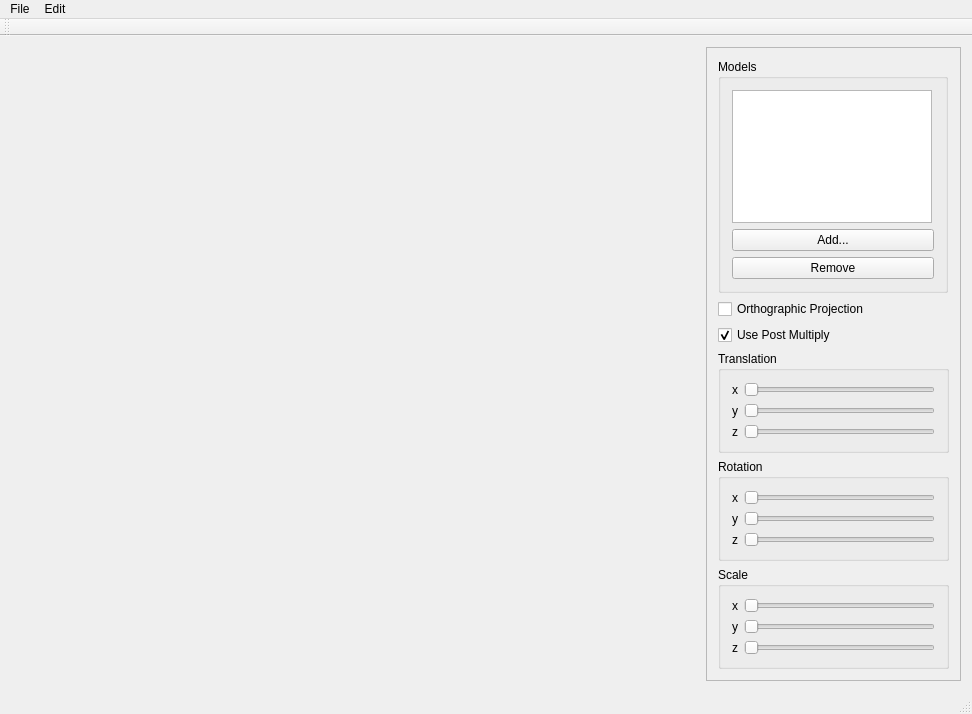
<?xml version="1.0" encoding="UTF-8"?>
<ui version="4.0">
 <class>MainWindow</class>
 <widget class="QMainWindow" name="MainWindow">
  <property name="geometry">
   <rect>
    <x>0</x>
    <y>0</y>
    <width>972</width>
    <height>714</height>
   </rect>
  </property>
  <property name="minimumSize">
   <size>
    <width>255</width>
    <height>0</height>
   </size>
  </property>
  <property name="maximumSize">
   <size>
    <width>16777215</width>
    <height>16777215</height>
   </size>
  </property>
  <property name="windowTitle">
   <string>MainWindow</string>
  </property>
  <widget class="QWidget" name="centralWidget">
   <layout class="QHBoxLayout" name="horizontalLayout">
    <item>
     <widget class="BasicOpenGLView" name="oglwidget" native="true">
      <property name="sizePolicy">
       <sizepolicy hsizetype="Expanding" vsizetype="Expanding">
        <horstretch>0</horstretch>
        <verstretch>0</verstretch>
       </sizepolicy>
      </property>
      <property name="minimumSize">
       <size>
        <width>500</width>
        <height>300</height>
       </size>
      </property>
     </widget>
    </item>
    <item>
     <widget class="QFrame" name="frame">
      <property name="minimumSize">
       <size>
        <width>255</width>
        <height>0</height>
       </size>
      </property>
      <property name="maximumSize">
       <size>
        <width>255</width>
        <height>16777215</height>
       </size>
      </property>
      <property name="frameShape">
       <enum>QFrame::StyledPanel</enum>
      </property>
      <property name="frameShadow">
       <enum>QFrame::Raised</enum>
      </property>
      <layout class="QVBoxLayout" name="verticalLayout_2">
       <item>
        <widget class="QGroupBox" name="groupBox">
         <property name="minimumSize">
          <size>
           <width>230</width>
           <height>0</height>
          </size>
         </property>
         <property name="maximumSize">
          <size>
           <width>230</width>
           <height>16777215</height>
          </size>
         </property>
         <property name="title">
          <string>Models</string>
         </property>
         <layout class="QVBoxLayout" name="verticalLayout">
          <item>
           <widget class="QListWidget" name="listWidget">
            <property name="minimumSize">
             <size>
              <width>200</width>
              <height>20</height>
             </size>
            </property>
            <property name="maximumSize">
             <size>
              <width>200</width>
              <height>16777215</height>
             </size>
            </property>
            <property name="alternatingRowColors">
             <bool>true</bool>
            </property>
            <property name="selectionMode">
             <enum>QAbstractItemView::ExtendedSelection</enum>
            </property>
            <property name="selectionBehavior">
             <enum>QAbstractItemView::SelectRows</enum>
            </property>
            <property name="selectionRectVisible">
             <bool>true</bool>
            </property>
           </widget>
          </item>
          <item>
           <widget class="QPushButton" name="addButton">
            <property name="text">
             <string>Add...</string>
            </property>
           </widget>
          </item>
          <item>
           <widget class="QPushButton" name="removeButton">
            <property name="text">
             <string>Remove</string>
            </property>
           </widget>
          </item>
         </layout>
        </widget>
       </item>
       <item>
        <widget class="QCheckBox" name="checkBox">
         <property name="text">
          <string>Orthographic Projection</string>
         </property>
        </widget>
       </item>
       <item>
        <widget class="QCheckBox" name="checkBox_2">
         <property name="text">
          <string>Use Post Multiply</string>
         </property>
         <property name="checked">
          <bool>true</bool>
         </property>
        </widget>
       </item>
       <item>
        <widget class="QGroupBox" name="groupBox_2">
         <property name="title">
          <string>Translation</string>
         </property>
         <layout class="QGridLayout" name="gridLayout">
          <item row="1" column="1">
           <widget class="QSlider" name="translateY">
            <property name="orientation">
             <enum>Qt::Horizontal</enum>
            </property>
           </widget>
          </item>
          <item row="2" column="1">
           <widget class="QSlider" name="translateZ">
            <property name="orientation">
             <enum>Qt::Horizontal</enum>
            </property>
           </widget>
          </item>
          <item row="0" column="1">
           <widget class="QSlider" name="translateX">
            <property name="orientation">
             <enum>Qt::Horizontal</enum>
            </property>
           </widget>
          </item>
          <item row="0" column="0">
           <widget class="QLabel" name="label">
            <property name="text">
             <string>x</string>
            </property>
           </widget>
          </item>
          <item row="1" column="0">
           <widget class="QLabel" name="label_2">
            <property name="text">
             <string>y</string>
            </property>
           </widget>
          </item>
          <item row="2" column="0">
           <widget class="QLabel" name="label_3">
            <property name="text">
             <string>z</string>
            </property>
           </widget>
          </item>
         </layout>
        </widget>
       </item>
       <item>
        <widget class="QGroupBox" name="groupBox_3">
         <property name="title">
          <string>Rotation</string>
         </property>
         <layout class="QGridLayout" name="gridLayout_2">
          <item row="1" column="1">
           <widget class="QSlider" name="rotateY">
            <property name="orientation">
             <enum>Qt::Horizontal</enum>
            </property>
           </widget>
          </item>
          <item row="0" column="1">
           <widget class="QSlider" name="rotateX">
            <property name="orientation">
             <enum>Qt::Horizontal</enum>
            </property>
           </widget>
          </item>
          <item row="2" column="1">
           <widget class="QSlider" name="rotateZ">
            <property name="orientation">
             <enum>Qt::Horizontal</enum>
            </property>
           </widget>
          </item>
          <item row="0" column="0">
           <widget class="QLabel" name="label_4">
            <property name="text">
             <string>x</string>
            </property>
           </widget>
          </item>
          <item row="1" column="0">
           <widget class="QLabel" name="label_5">
            <property name="text">
             <string>y</string>
            </property>
           </widget>
          </item>
          <item row="2" column="0">
           <widget class="QLabel" name="label_6">
            <property name="text">
             <string>z</string>
            </property>
           </widget>
          </item>
         </layout>
        </widget>
       </item>
       <item>
        <widget class="QGroupBox" name="groupBox_4">
         <property name="title">
          <string>Scale</string>
         </property>
         <layout class="QGridLayout" name="gridLayout_3">
          <item row="0" column="1">
           <widget class="QSlider" name="scaleX">
            <property name="orientation">
             <enum>Qt::Horizontal</enum>
            </property>
           </widget>
          </item>
          <item row="2" column="1">
           <widget class="QSlider" name="scaleZ">
            <property name="orientation">
             <enum>Qt::Horizontal</enum>
            </property>
           </widget>
          </item>
          <item row="1" column="1">
           <widget class="QSlider" name="scaleY">
            <property name="orientation">
             <enum>Qt::Horizontal</enum>
            </property>
           </widget>
          </item>
          <item row="0" column="0">
           <widget class="QLabel" name="label_7">
            <property name="text">
             <string>x</string>
            </property>
           </widget>
          </item>
          <item row="1" column="0">
           <widget class="QLabel" name="label_8">
            <property name="text">
             <string>y</string>
            </property>
           </widget>
          </item>
          <item row="2" column="0">
           <widget class="QLabel" name="label_9">
            <property name="text">
             <string>z</string>
            </property>
           </widget>
          </item>
         </layout>
        </widget>
       </item>
      </layout>
     </widget>
    </item>
   </layout>
  </widget>
  <widget class="QMenuBar" name="menuBar">
   <property name="geometry">
    <rect>
     <x>0</x>
     <y>0</y>
     <width>972</width>
     <height>22</height>
    </rect>
   </property>
   <widget class="QMenu" name="menuFile">
    <property name="title">
     <string>File</string>
    </property>
    <addaction name="actionAdd_Model"/>
    <addaction name="actionLoad_Shader"/>
   </widget>
   <widget class="QMenu" name="menuEdit">
    <property name="title">
     <string>Edit</string>
    </property>
    <addaction name="actionRemove_Selected"/>
   </widget>
   <addaction name="menuFile"/>
   <addaction name="menuEdit"/>
  </widget>
  <widget class="QToolBar" name="mainToolBar">
   <attribute name="toolBarArea">
    <enum>TopToolBarArea</enum>
   </attribute>
   <attribute name="toolBarBreak">
    <bool>false</bool>
   </attribute>
  </widget>
  <widget class="QStatusBar" name="statusBar"/>
  <action name="actionAdd_Model">
   <property name="text">
    <string>Add Model...</string>
   </property>
  </action>
  <action name="actionRemove_Selected">
   <property name="text">
    <string>Remove Selected</string>
   </property>
  </action>
  <action name="actionLoad_Shader">
   <property name="text">
    <string>Load Shader...</string>
   </property>
  </action>
 </widget>
 <layoutdefault spacing="6" margin="11"/>
 <customwidgets>
  <customwidget>
   <class>BasicOpenGLView</class>
   <extends>QWidget</extends>
   <header>basicopenglview.h</header>
   <container>1</container>
  </customwidget>
 </customwidgets>
 <resources/>
 <connections/>
</ui>
